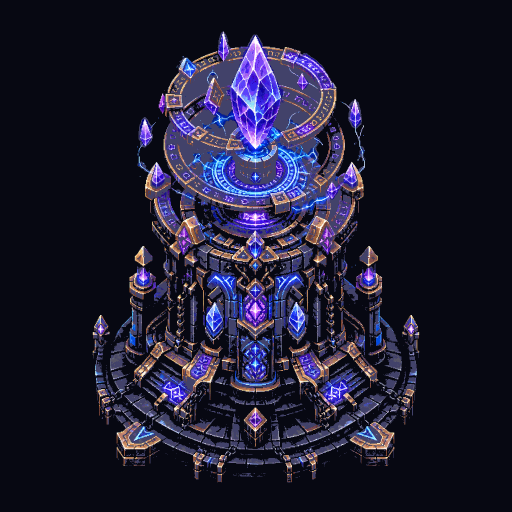
#> input picture assets/towers/arcane.png, 1024 x 1024 px (shown at 1/2 size)
$ python -i r70_visual.py   (imports and definitions only)
#> lines starting #> are read from the running program, lines starting #| are printed output that depends on the picture
#> further down, picture is the input picture: PIL image 1024x1024 P; mean R, G, B 29.3, 27.5, 48.4
#!/usr/bin/env python3
"""td R70 Wave 1 visual production and verification pipeline.

Generation intentionally stays in the approved built-in image_gen surface.
This script prepares atlas references, converts generated chroma-key masters to
decontaminated RGBA, applies the R65 palette/1px outline cleanup, cuts tower
contact sheets with a shared scale, runs the Wave 0 alpha gate, and emits the
traceable R70 asset manifest.
"""

from __future__ import annotations

import argparse
import hashlib
import importlib.util
import json
import math
import shutil
import sys
from pathlib import Path
from typing import Any

import numpy as np
from PIL import Image, ImageChops, ImageDraw, ImageFilter, ImageOps


ROOT = Path(__file__).resolve().parents[1]
EVIDENCE = ROOT / "docs" / "evidence" / "R70_art"
SOURCES = EVIDENCE / "generated_sources"
REFERENCES = EVIDENCE / "references"
PILOT_TOOLS = ROOT.parent / "VISUAL_REFRESH_PILOT" / "tools_visual"

HEROES = {
    "knight": (0, "聖騎士", "blue and silver plate armor, blond hair, sword and shield"),
    "archer": (4, "遊俠", "green ranger leathers, brown hair, longbow and quiver"),
    "mage": (8, "大法師", "red-orange fire robes, hood, flame staff"),
    "iceMage": (12, "冰霜法師", "blue-white frost robes, silver hair, ice staff"),
    "valkyrie": (16, "女武神", "gold winged armor, white hair, lightning spear"),
    "cleric": (20, "牧師", "white-gold holy robes, hood and cross staff"),
    "daji": (24, "妲己", "red fox-spirit robes, nine-tail silhouette and fire orb"),
    "guanyu": (26, "魔關羽", "dark green-red armor, long beard and crescent blade"),
    "wukong": (28, "孫悟空", "monkey king armor, golden staff and thunder ribbons"),
    "nezha": (30, "哪吒", "youthful flame-wheel hero, red ribbons and spear"),
    "leizhenzi": (32, "雷震子", "purple-gold storm armor, feathered wings and lightning bow"),
    "niumowang": (34, "牛魔王", "horned black-red heavy armor and massive axe"),
    "baisuzhen": (36, "白素貞", "pale blue-white serpent spirit robes and frost magic"),
    "erlangshen": (38, "二郎神", "three-eyed celestial warrior, dark gold armor and spear"),
    "zhongkui": (40, "鍾馗", "demon-quelling judge, dark red robes, talismans and sword"),
}

TOWERS = {
    "arrow": "crossbow archer tower",
    "cannon": "heavy iron cannon tower",
    "frost": "blue ice-crystal tower",
    "tesla": "golden lightning coil tower",
    "poison": "green alchemical poison tower",
    "support": "golden holy support tower",
    "beacon": "crimson spirit-lantern beacon tower",
    "sniper": "long-range precision ballista tower",
    "arcane": "violet arcane crystal obelisk tower",
    "mortar": "short-barrel bronze mortar tower",
}

R65_PALETTE = [
    "07120d", "0d1b16", "14231e", "172a1e", "204229", "2f6f38", "5d8d45", "9db66a",
    "2b1d25", "3d2b24", "61412d", "896040", "b9824e", "ddb472", "1f2433", "30364a",
    "46556e", "64748b", "94a3b8", "cbd5e1", "f1f5f9", "5b3627", "8a5434", "c0844d",
    "f0b36a", "2b314a", "1e5b78", "38bdf8", "7dd3fc", "d9fafe", "3b255e", "7c3aed",
    "a855f7", "e9d5ff", "3b2612", "a16207", "facc15", "fde68a", "fff7ad", "431407",
    "b45309", "f97316", "fb923c", "fed7aa", "3a1023", "9f1239", "fb7185", "fecdd3",
    "11402d", "16a34a", "22c55e", "86efac", "111827", "182033", "241703", "2a2130",
]
PALETTE_RGB = np.array(
    [[int(value[index:index + 2], 16) for index in (0, 2, 4)] for value in R65_PALETTE],
    dtype=np.int16,
)


# [93 lines left out: functions sha256, matte_for, portrait_prompt, tower_prompt, load_pilot_module, prepare_references and 2 more, not called in this run]


def nearest_palette(rgb: np.ndarray) -> np.ndarray:
    flat = rgb.reshape(-1, 3).astype(np.int32)
    palette = PALETTE_RGB.astype(np.int32)
    output = np.empty_like(flat, dtype=np.uint8)
    chunk = 32768
    for start in range(0, len(flat), chunk):
        part = flat[start:start + chunk]
        distance = np.sum((part[:, None, :] - palette[None, :, :]) ** 2, axis=2)
        output[start:start + len(part)] = PALETTE_RGB[np.argmin(distance, axis=1)].astype(np.uint8)
    return output.reshape(rgb.shape)


def cleanup_runtime(source: Image.Image, size: int = 128, common_scale: float | None = None) -> Image.Image:
#> called with size = 128
    rgba = source.convert("RGBA")
    alpha = rgba.getchannel("A")
#> alpha: PIL image 1024x1024 L; every value is 255
    bbox = alpha.getbbox()
#> bbox = (0, 0, 1024, 1024)
    if bbox is None:
        raise ValueError("empty alpha subject")
    subject = rgba.crop(bbox)
    if common_scale is None:
        scale = min((size - 12) / subject.width, (size - 12) / subject.height)
#> scale = 0.113
    else:
        scale = common_scale
    target = (max(1, round(subject.width * scale)), max(1, round(subject.height * scale)))
#> target = (116, 116)
    subject = subject.resize(target, Image.Resampling.LANCZOS)
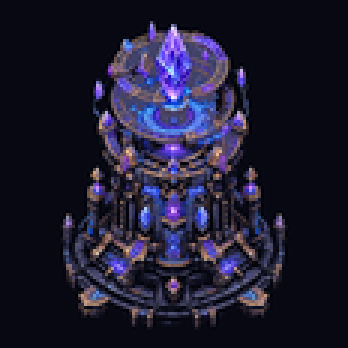
#> subject: PIL image 116x116 RGBA (shown 3 times larger); mean R, G, B, A 29.4, 27.5, 48.4, 255
    array = np.asarray(subject, dtype=np.uint8).copy()
    visible = array[..., 3] > 0
#> visible: shape (116, 116) bool; every value is 1
    if np.any(visible):
        array[..., :3][visible] = nearest_palette(array[..., :3])[visible]
#> the loop in nearest_palette, `for start in range(0, len(flat), chunk):` made 1 pass
#> in nearest_palette, `return output.reshape(rgb.shape)`:
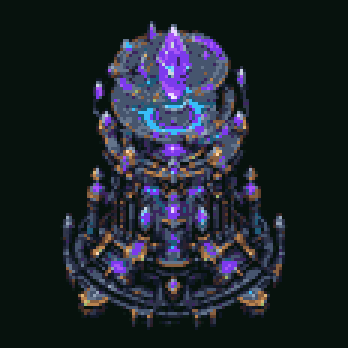
#> returned value: shape (116, 116, 3) (shown 3 times larger); mean of channels 0, 1, 2 29.5, 35.9, 43.4; drawn as R, G, B
    array[..., :3][~visible] = 0
    subject = Image.fromarray(array, "RGBA")
    alpha = subject.getchannel("A")
#> alpha: PIL image 116x116 L; every value is 255
    expanded = alpha.filter(ImageFilter.MaxFilter(3))
    outline = ImageChops.subtract(expanded, alpha)
#> outline: PIL image 116x116 L; every value is 0
    outlined = Image.new("RGBA", subject.size, (17, 24, 39, 0))
    outlined.putalpha(outline)
    outlined.alpha_composite(subject)
    canvas = Image.new("RGBA", (size, size), (0, 0, 0, 0))
#> canvas: PIL image 128x128 RGBA; every value is 0
    x = (size - outlined.width) // 2
#> x = 6
    y = size - 5 - outlined.height
#> y = 7
    canvas.alpha_composite(outlined, (x, y))
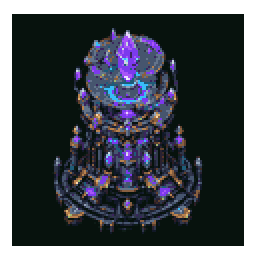
#> canvas: PIL image 128x128 RGBA (shown 2 times larger); mean R, G, B, A 24.2, 29.5, 35.6, 209.4; transparent parts drawn white
    data = np.asarray(canvas, dtype=np.uint8).copy()
    data[..., :3][data[..., 3] == 0] = 0
    return Image.fromarray(data, "RGBA")


def save_png(image: Image.Image, path: Path) -> None:
    path.parent.mkdir(parents=True, exist_ok=True)
    image.save(path, "PNG", optimize=True)


# [15 lines left out: function process_portraits, not called in this run]


def split_three(image: Image.Image) -> list[Image.Image]:
    widths = [round(image.width * index / 3) for index in range(4)]
    return [image.crop((widths[index], 0, widths[index + 1], image.height)) for index in range(3)]


# [240 lines left out: functions process_towers, asset_record, reference_records, alpha_gate, alpha_bbox, silhouette_gate and 6 more, not called in this run]


# [2 lines not run here, left out]

>>> from PIL import Image
>>> picture = Image.open('../assets/towers/arcane.png')
>>> result = cleanup_runtime(picture)
